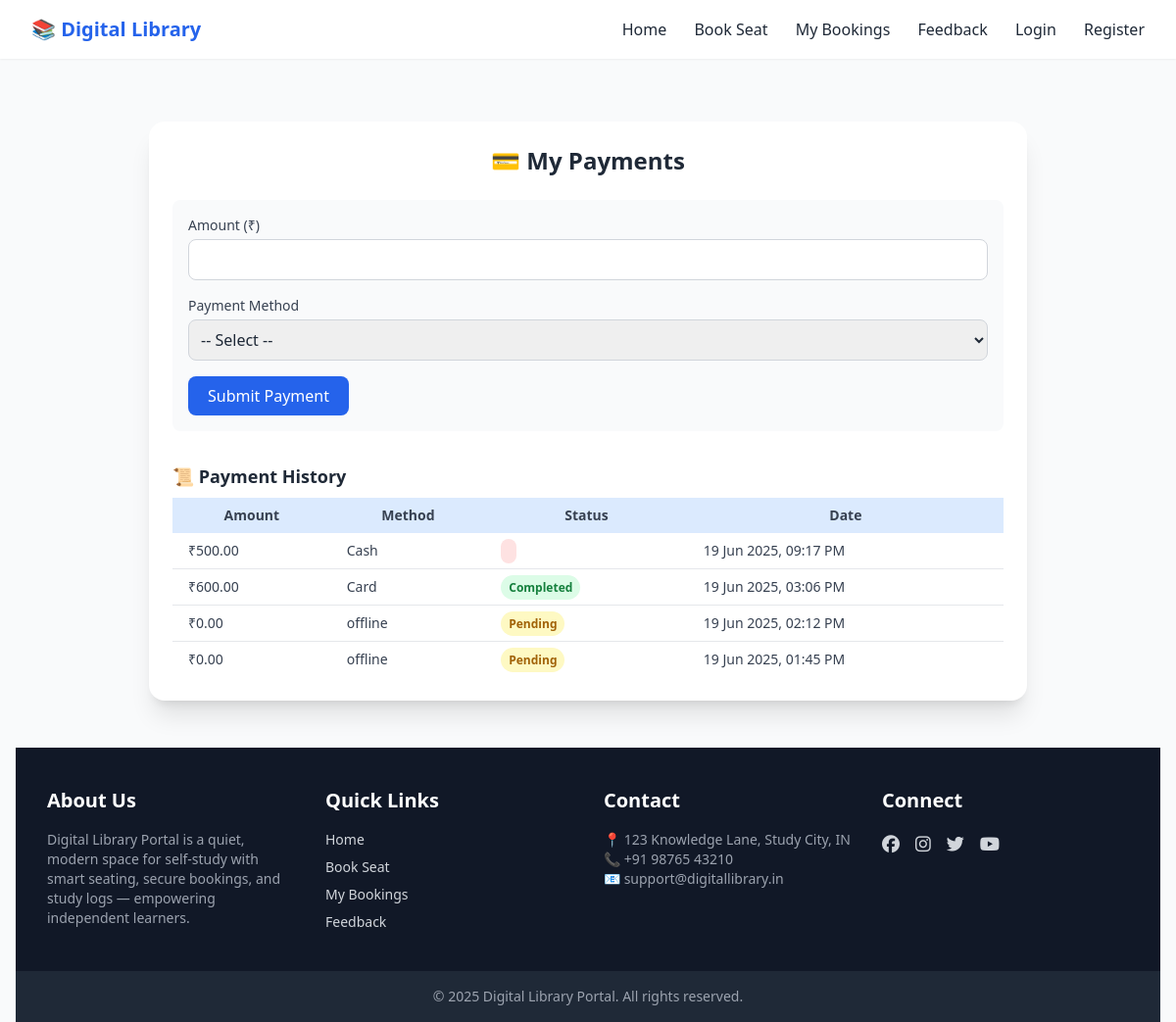
The page /student/payment.php on the database its author committed.
### tables this page shows
CREATE TABLE `table_payments` (
  `id` int(11) NOT NULL,
  `student_id` int(11) NOT NULL,
  `amount` decimal(10,2) NOT NULL,
  `status` enum('pending','completed','failed') DEFAULT 'pending',
  `method` varchar(50) DEFAULT NULL,
  `payment_date` datetime DEFAULT current_timestamp(),
  `booking_id` int(11) NOT NULL,
  `payment_type` enum('daily','monthly') DEFAULT 'daily'
);

### student/payment.php (the view, shortened to what this page needs)
<?php
include_once('../includes/db.php');
include_once('../includes/header.php');
$student_id = 1;
$stmt = $conn->prepare("SELECT amount, status, method, payment_date FROM table_payments WHERE student_id = ? ORDER BY payment_date DESC");
$stmt->bind_param("i", $student_id);
$stmt->execute();
$payments = $stmt->get_result();
?>
<div class="max-w-4xl mx-auto mt-10 p-6 bg-white shadow-xl rounded-2xl">
    <h2 class="text-2xl font-bold text-center text-gray-800 mb-6">💳 My Payments</h2>
    <form method="POST" class="mb-8 space-y-4 bg-gray-50 p-4 rounded-lg">
        <div>
            <label class="block text-sm font-medium text-gray-700">Amount (₹)</label>
            <input type="number" step="0.01" name="amount" class="w-full mt-1 p-2 border border-gray-300 rounded-lg" required>
        </div>
        <div>
            <label class="block text-sm font-medium text-gray-700">Payment Method</label>
            <select name="method" class="w-full mt-1 p-2 border border-gray-300 rounded-lg" required>
                <option value="">-- Select --</option>
            </select>
        </div>
        <button type="submit" class="bg-blue-600 text-white px-5 py-2 rounded-lg hover:bg-blue-700 transition">Submit Payment</button>
    </form>
    <h3 class="text-lg font-semibold mb-2 text-gray-800">📜 Payment History</h3>
    <?php if ($payments->num_rows > 0): ?>
        <div class="overflow-x-auto">
            <table class="min-w-full text-sm text-gray-700">
                <thead class="bg-blue-100 font-semibold">
                    <tr>
                        <th class="px-4 py-2">Amount</th>
                        <th class="px-4 py-2">Method</th>
                        <th class="px-4 py-2">Status</th>
                        <th class="px-4 py-2">Date</th>
                    </tr>
                </thead>
                <tbody class="divide-y">
                    <?php while ($row = $payments->fetch_assoc()): ?>
                        <tr class="hover:bg-gray-50">
                            <td class="px-4 py-2">₹<?= htmlspecialchars($row['amount']) ?></td>
                            <td class="px-4 py-2"><?= htmlspecialchars($row['method']) ?></td>
                            <td class="px-4 py-2">
                                <span class="px-2 py-1 rounded-full text-xs font-semibold
                                    <?= $row['status'] == 'completed' ? 'bg-green-100 text-green-700' :
                                       ($row['status'] == 'pending' ? 'bg-yellow-100 text-yellow-700' : 'bg-red-100 text-red-700') ?>">
                                    <?= ucfirst($row['status']) ?>
                                </span>
                            </td>
                            <td class="px-4 py-2"><?= date("d M Y, h:i A", strtotime($row['payment_date'])) ?></td>
                        </tr>
                    <?php endwhile; ?>
                </tbody>
            </table>
        </div>
    <?php else: ?>
        <p class="text-gray-600">No payments found.</p>
    <?php endif; ?>
</div>
<?php include_once('../includes/footer.php'); ?>

### rows shown on the page
table_payments: amount "500.00", method "Cash", payment_date "19 Jun 2025, 09:17 PM"
table_payments: amount "600.00", method "Card", status "Completed", payment_date "19 Jun 2025, 03:06 PM"
table_payments: amount "0.00", method "offline", status "Pending", payment_date "19 Jun 2025, 02:12 PM"
table_payments: amount "0.00", method "offline", status "Pending", payment_date "19 Jun 2025, 01:45 PM"
